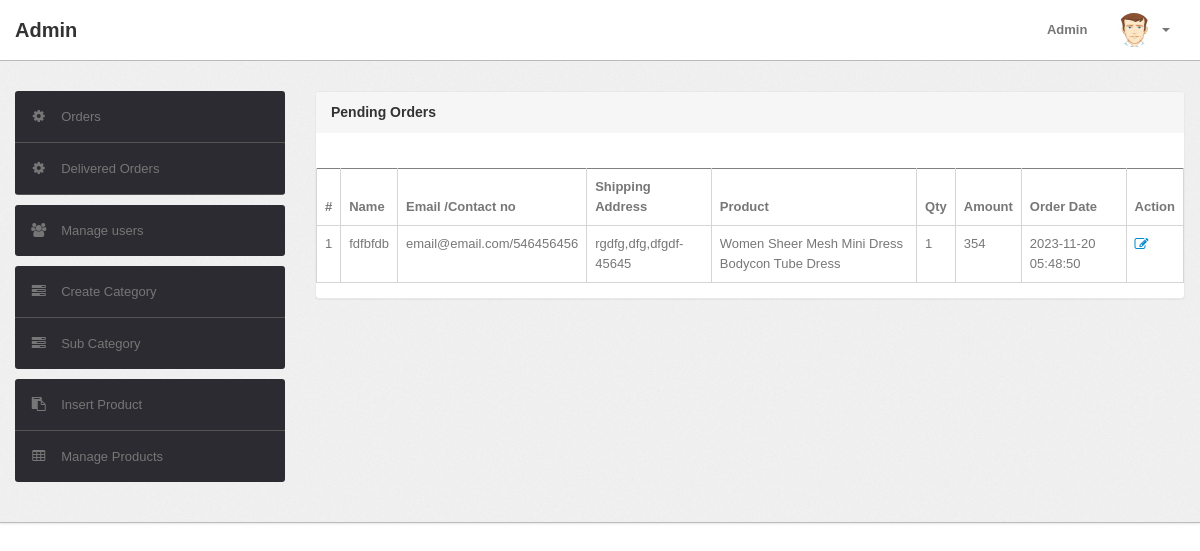
The app's page /admin/delivered-orders.php (signed in) with its own data.
### tables this page shows
CREATE TABLE `orders` (
  `id` int(11) NOT NULL,
  `userId` int(11) DEFAULT NULL,
  `productId` varchar(255) DEFAULT NULL,
  `quantity` int(11) DEFAULT NULL,
  `orderDate` timestamp NOT NULL DEFAULT CURRENT_TIMESTAMP,
  `paymentMethod` varchar(50) DEFAULT NULL,
  `orderStatus` varchar(55) DEFAULT NULL
);

CREATE TABLE `users` (
  `id` int(11) NOT NULL,
  `name` varchar(255) DEFAULT NULL,
  `email` varchar(255) DEFAULT NULL,
  `contactno` bigint(11) DEFAULT NULL,
  `password` varchar(255) DEFAULT NULL,
  `shippingAddress` longtext,
  `shippingState` varchar(255) DEFAULT NULL,
  `shippingCity` varchar(255) DEFAULT NULL,
  `shippingPincode` int(11) DEFAULT NULL,
  `billingAddress` longtext,
  `billingState` varchar(255) DEFAULT NULL,
  `billingCity` varchar(255) DEFAULT NULL,
  `billingPincode` int(11) DEFAULT NULL,
  `regDate` timestamp NOT NULL DEFAULT CURRENT_TIMESTAMP,
  `updationDate` varchar(255) DEFAULT NULL
);

CREATE TABLE `products` (
  `id` int(11) NOT NULL,
  `category` int(11) NOT NULL,
  `subCategory` int(11) DEFAULT NULL,
  `productName` varchar(255) DEFAULT NULL,
  `productCompany` varchar(255) DEFAULT NULL,
  `productPrice` int(11) DEFAULT NULL,
  `productPriceBeforeDiscount` int(11) DEFAULT NULL,
  `productDescription` longtext,
  `productImage1` varchar(255) DEFAULT NULL,
  `productImage2` varchar(255) DEFAULT NULL,
  `productImage3` varchar(255) DEFAULT NULL,
  `shippingCharge` int(11) DEFAULT NULL,
  `productAvailability` varchar(255) DEFAULT NULL,
  `postingDate` timestamp NULL DEFAULT CURRENT_TIMESTAMP,
  `updationDate` varchar(255) DEFAULT NULL
);

### admin/delivered-orders.php (the view, shortened to what this page needs)
<?php
include('include/config.php');
if(strlen($_SESSION['alogin'])==0)
	{
header('location:index.php');
}
else{
?>
<!DOCTYPE html>
<html lang="en">
<head>
	<link type="text/css" href="bootstrap/css/bootstrap.min.css" rel="stylesheet">
	<link type="text/css" href="bootstrap/css/bootstrap-responsive.min.css" rel="stylesheet">
	<link type="text/css" href="css/theme.css" rel="stylesheet">
	<link type="text/css" href="images/icons/css/font-awesome.css" rel="stylesheet">
</head>
<body>
<?php include('include/header.php');?>
	<div class="wrapper">
		<div class="container">
			<div class="row">
<?php include('include/sidebar.php');?>
			<div class="span9">
					<div class="content">
	<div class="module">
							<div class="module-head">
								<h3>Pending Orders</h3>
							</div>
							<div class="module-body table">
									<br />
								<table cellpadding="10" cellspacing="5" border="1"  >
									<thead>
										<tr>
											<th>#</th>
											<th> Name</th>
											<th width="50">Email /Contact no</th>
											<th>Shipping Address</th>
											<th>Product </th>
											<th>Qty </th>
											<th>Amount </th>
											<th>Order Date</th>
											<th>Action</th>
										</tr>
									</thead>
<tbody>
<?php
$st='Delivered';
$query=mysqli_query($con,"select users.name as username,users.email as useremail,users.contactno as usercontact,users.shippingAddress as shippingaddress,users.shippingCity as shippingcity,users.shippingState as shippingstate,users.shippingPincode as shippingpincode,products.productName as productname,products.shippingCharge as shippingcharge,orders.quantity as quantity,orders.orderDate as orderdate,products.productPrice as productprice,orders.id as id  from orders join users on  orders.userId=users.id join products on products.id=orders.productId where orders.orderStatus='$st'");
$cnt=1;
while($row=mysqli_fetch_array($query))
{
?>
										<tr>
											<td><?php echo htmlentities($cnt);?></td>
											<td><?php echo htmlentities($row['username']);?></td>
											<td><?php echo htmlentities($row['useremail']);?>/<?php echo htmlentities($row['usercontact']);?></td>
											<td><?php echo htmlentities($row['shippingaddress'].",".$row['shippingcity'].",".$row['shippingstate']."-".$row['shippingpincode']);?></td>
											<td><?php echo htmlentities($row['productname']);?></td>
											<td><?php echo htmlentities($row['quantity']);?></td>
											<td><?php echo htmlentities($row['quantity']*$row['productprice']+$row['shippingcharge']);?></td>
											<td><?php echo htmlentities($row['orderdate']);?></td>
											<td>    <a href="updateorder.php?oid=<?php echo htmlentities($row['id']);?>" title="Update order" target="_blank"><i class="icon-edit"></i></a>
											</td>
											</tr>
										<?php $cnt=$cnt+1; } ?>
										</tbody>
								</table>
							</div>
						</div>
					</div>
				</div>
			</div>
		</div>
	</div>
<?php include('include/footer.php');?>
</body>
<?php } ?>

### admin/css/theme.css (style rules this page uses)
body { font-size: 13px; font-family: Arial, sans-serif; background: #fff; color: #777 }
h1, h2, h3, h4, h5, h6 { color: #333; margin-top: 0 }
h3 { font-size: 20px }
.wrapper { background: url(../images/bg.png) #eee; border-bottom: 1px solid #bbb; -webkit-box-shadow: 0 1px 2px rgba(0,0,0,0.1); -moz-box-shadow: 0 1px 2px rgba(0,0,0,0.1); box-shadow: 0 1px 2px rgba(0,0,0,0.1); padding: 30px 0 }
body [class^="icon-"], body [class*=" icon-"] { font-size: 14px; line-height: 20px; height: 20px }
.module { background: #fff; -webkit-border-radius: 3px; -moz-border-radius: 3px; border-radius: 3px; border: 1px solid #ccc; border-bottom-color: #bbb; -webkit-box-shadow: 0 0 1px rgba(0,0,0,0.2); -moz-box-shadow: 0 0 1px rgba(0,0,0,0.2); box-shadow: 0 0 1px rgba(0,0,0,0.2); margin-bottom: 30px }
.table { margin-bottom: 0 }
.table th, .table td { border-color: #d5d5d5!important }
.module { box-shadow: 0 0 3px rgba(0,0,0,.1); border-color: #e9e9e9; margin-bottom: 20px; background-color: #fff; border-radius: 4px; -webkit-box-shadow: 0 1px 1px rgba(0,0,0,.05); box-shadow: 0 1px 1px rgba(0,0,0,.05); }
.module-head { color: #767676; background-color: #f6f6f6; border-color: #e9e9e9; padding: 10px 15px; border-bottom: 1px solid transparent; border-top-right-radius: 3px; border-top-left-radius: 3px; }
.module-head h3 { font-size: 14px; line-height: 20px; height: 20px; margin: 0 }
.module-body { padding: 15px }
.module-body.table { padding: 15px 0 }

### records on screen
orders: userId.name "fdfbfdb", userId.email "email@email.com", userId.contactno "546456456", userId.shippingPincode "rgdfg,dfg,dfgdf-45645", productId.productName "Women Sheer Mesh Mini Dress Bodycon Tube Dress", quantity "1", $row['quantity']*$row['productprice']+$row['shippingcharge'] "354", orderDate "2023-11-20 05:48:50"
